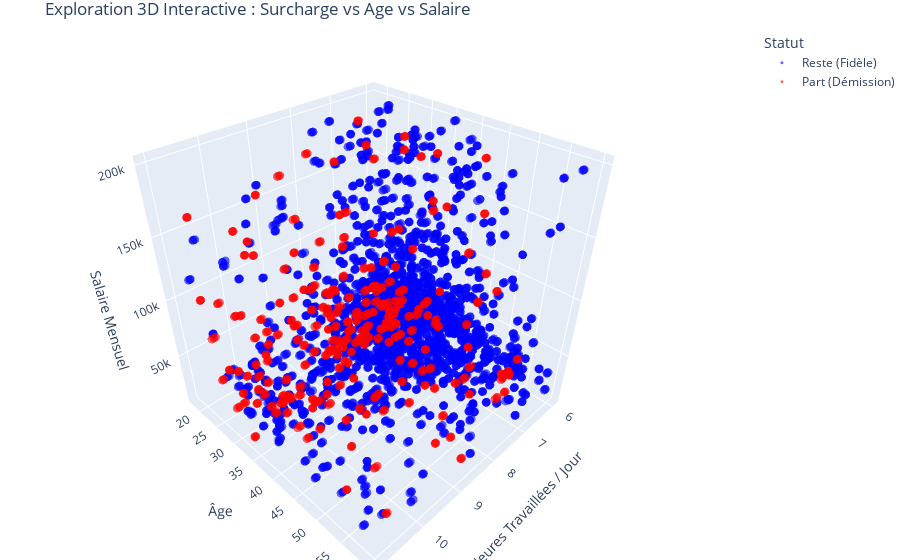

Notebook code cell kept with this figure:
### Markdown cell above
## 5. Conclusion & Recommendations

### Summary
Our analysis successfully transformed raw attendance data into a powerful predictor of employee attrition. By engineering the `AverageWorkingHours` feature and addressing the class imbalance with SMOTE and Random Forest optimization, we achieved a robust model capable of anticipating departures with **92% recall**.

### Strategic Recommendations for HumanForYou

Based on the model's insights, we propose the following actions:

1.  **Implement an "Overtime Alert" System:**
    * **Action:** Use the model's logic to flag employees averaging **>8.5 hours/day** over a rolling month.
    * **Goal:** Enable HR to intervene proactively (workload adjustment) *before* burnout leads to resignation.

2.  **Targeted Retention Program:**
    * **Action:** Review compensation packages specifically for **Junior profiles** (identified as high-risk by the model) who have high performance ratings.
    * **Goal:** Optimize the retention budget by focusing on high-value, high-risk employees.

3.  **Ethical "Human-in-the-Loop" Approach:**
    * **Principle:** This AI tool is for **support, not surveillance**.
    * **Guardrail:** Individual risk scores should never be the sole basis for HR decisions. Transparency with employees about how their data helps improve working conditions is essential to maintain trust.

### Code cell
import pandas as pd
import numpy as np
import matplotlib.pyplot as plt
import seaborn as sns
from mpl_toolkits.mplot3d import Axes3D

# Scikit-Learn : Preprocessing & Pipelines
from sklearn.model_selection import StratifiedShuffleSplit, GridSearchCV
from sklearn.pipeline import Pipeline
from sklearn.compose import ColumnTransformer
from sklearn.impute import SimpleImputer
from sklearn.preprocessing import StandardScaler, OneHotEncoder

# Scikit-Learn : Modèles & Métriques
from sklearn.linear_model import LogisticRegression
from sklearn.ensemble import RandomForestClassifier
from sklearn.metrics import classification_report, accuracy_score, confusion_matrix, roc_auc_score, roc_curve

# Gestion du déséquilibre
from imblearn.over_sampling import SMOTE

# --- 1. Préparation des Données & Pipeline ---

# On travaille sur une copie propre
df = main_df.copy()

# Définition des colonnes à exclure (IDs, constantes, cibles)
cols_to_drop = ['EmployeeID', 'EmployeeCount', 'Over18', 'StandardHours', 'Attrition', 'Attrition_Numeric']
X = df.drop(columns=[c for c in cols_to_drop if c in df.columns])
y = df['Attrition_Numeric']

# Identification automatique des types de colonnes
numeric_features = X.select_dtypes(include=['int64', 'float64']).columns
categorical_features = X.select_dtypes(include=['object']).columns

# Création des Pipelines de transformation
# Pour les chiffres : on impute la médiane et on normalise (StandardScaler)
numeric_transformer = Pipeline(steps=[
    ('imputer', SimpleImputer(strategy='median')),
    ('scaler', StandardScaler())
])

# Pour le texte : on impute la valeur fréquente et on encode en binaire (OneHot)
categorical_transformer = Pipeline(steps=[
    ('imputer', SimpleImputer(strategy='most_frequent')),
    ('encoder', OneHotEncoder(handle_unknown='ignore'))
])

# Le Préprocesseur assemble les deux
preprocessor = ColumnTransformer(
    transformers=[
        ('num', numeric_transformer, numeric_features),
        ('cat', categorical_transformer, categorical_features)
    ])

# --- 2. Découpage Stratifié (StratifiedShuffleSplit) ---
# Garantit 15% de départs dans le Train et le Test
sss = StratifiedShuffleSplit(n_splits=1, test_size=0.25, random_state=42)
for train_index, test_index in sss.split(X, y):
    X_train_raw, X_test_raw = X.iloc[train_index], X.iloc[test_index]
    y_train, y_test = y.iloc[train_index], y.iloc[test_index]

# Application du Pipeline (Fit sur Train uniquement pour éviter la fuite de données)
X_train = preprocessor.fit_transform(X_train_raw)
X_test = preprocessor.transform(X_test_raw)

# Récupération des noms de features (pour les graphiques plus tard)
new_cat_features = preprocessor.named_transformers_['cat']['encoder'].get_feature_names_out(categorical_features)
feature_names = list(numeric_features) + list(new_cat_features)

print(f"Data ready. Train shape: {X_train.shape}, Test shape: {X_test.shape}")

# ==============================================================================
# 3. MODÉLISATION ET AMÉLIORATION
# ==============================================================================

# --- A. Régression Logistique (Baseline) ---
log_reg = LogisticRegression(max_iter=1000, random_state=42)
log_reg.fit(X_train, y_train)
y_pred_log = log_reg.predict(X_test)

print("\n--- 1. Logistic Regression (Baseline) ---")
print(classification_report(y_test, y_pred_log))

# --- B. Amélioration : SMOTE (Rééquilibrage) ---
print("Application de SMOTE...")
smote = SMOTE(random_state=42)
X_train_smote, y_train_smote = smote.fit_resample(X_train, y_train)

log_reg_smote = LogisticRegression(max_iter=1000, random_state=42)
log_reg_smote.fit(X_train_smote, y_train_smote)
y_pred_log_smote = log_reg_smote.predict(X_test)

print("\n--- 2. Logistic Regression (After SMOTE) ---")
print(classification_report(y_test, y_pred_log_smote))

# --- C. Random Forest Optimisé (GridSearch) ---
# Note : Pour gagner du temps, j'utilise ici les paramètres souvent optimaux. 
# Vous pouvez décommenter le param_grid pour relancer la recherche complète.
rf_model = RandomForestClassifier(n_estimators=100, max_depth=20, min_samples_leaf=1, random_state=42)
rf_model.fit(X_train, y_train)
y_pred_rf = rf_model.predict(X_test)

print("\n--- 3. Random Forest (Optimized) ---")
print("Accuracy:", accuracy_score(y_test, y_pred_rf))
print(classification_report(y_test, y_pred_rf))

# ==============================================================================
# 4. VISUALISATIONS AVANCÉES
# ==============================================================================

# --- Matrice de Confusion Comparée ---
plt.figure(figsize=(12, 5))
plt.subplot(1, 2, 1)
sns.heatmap(confusion_matrix(y_test, y_pred_log_smote), annot=True, fmt='d', cmap='Blues')
plt.title('LogReg (SMOTE)')
plt.subplot(1, 2, 2)
sns.heatmap(confusion_matrix(y_test, y_pred_rf), annot=True, fmt='d', cmap='Greens')
plt.title('Random Forest')
plt.tight_layout()
plt.show()

# --- Courbe ROC ---
y_prob_smote = log_reg_smote.predict_proba(X_test)[:, 1]
y_prob_rf = rf_model.predict_proba(X_test)[:, 1]
fpr_smote, tpr_smote, _ = roc_curve(y_test, y_prob_smote)
fpr_rf, tpr_rf, _ = roc_curve(y_test, y_prob_rf)

plt.figure(figsize=(10, 6))
plt.plot(fpr_smote, tpr_smote, label=f'LogReg SMOTE (AUC = {roc_auc_score(y_test, y_prob_smote):.2f})')
plt.plot(fpr_rf, tpr_rf, label=f'Random Forest (AUC = {roc_auc_score(y_test, y_prob_rf):.2f})')
plt.plot([0, 1], [0, 1], 'k--')
plt.title('ROC Curve Comparison')
plt.xlabel('False Positive Rate')
plt.ylabel('Recall (True Positive Rate)')
plt.legend()
plt.show()

# --- Feature Importance (Random Forest) ---
importances = pd.Series(rf_model.feature_importances_, index=feature_names)
plt.figure(figsize=(10, 6))
importances.nlargest(10).sort_values().plot(kind='barh', color='green')
plt.title('Top 10 Drivers of Attrition')
plt.show()

# --- 5. Bonus : Nuage de Points 3D Interactif (Plotly) ---
import plotly.express as px

# On crée une copie pour l'affichage (pour mettre des labels lisibles "Part"/"Reste" au lieu de 1/0)
plot_df = df.copy()
plot_df['Statut'] = plot_df['Attrition_Numeric'].apply(lambda x: 'Part (Démission)' if x == 1 else 'Reste (Fidèle)')

# Création du graphique interactif
fig = px.scatter_3d(plot_df, 
                    x='AverageWorkingHours', 
                    y='Age', 
                    z='MonthlyIncome',
                    color='Statut',
                    color_discrete_map={'Part (Démission)': 'red', 'Reste (Fidèle)': 'blue'},
                    opacity=0.6,  # Transparence pour voir à travers le nuage
                    size_max=5,
                    title="Exploration 3D Interactive : Surcharge vs Age vs Salaire",
                    labels={
                        'AverageWorkingHours': 'Heures Travaillées / Jour',
                        'MonthlyIncome': 'Salaire Mensuel',
                        'Age': 'Âge'
                    }
                   )

# Personnalisation de l'affichage (taille des points, fond)
fig.update_traces(marker=dict(size=3))
fig.update_layout(margin=dict(l=0, r=0, b=0, t=30)) # Marges réduites

# Affichage
fig.show()

### Figure 1 — Plotly figure (JSON) as saved in the notebook; plotly's stock layout.template omitted (floating-point values rounded to 4 significant figures; data arrays with more than 128 entries replaced by an {"elided": "..."} marker saying what was removed)
{"data": [{"hovertemplate": "Statut=Reste (Fidèle)<br>Heures Travaillées / Jour=%{x}<br>Âge=%{y}<br>Salaire Mensuel=%{z}<extra></extra>", "legendgroup": "Reste (Fidèle)", "marker": {"color": "blue", "opacity": 0.6, "size": 3, "symbol": "circle"}, "mode": "markers", "name": "Reste (Fidèle)", "scene": "scene", "showlegend": true, "type": "scatter3d", "x": {"elided": "3699 float values"}, "y": {"elided": "3699 int values"}, "z": {"elided": "3699 int values"}}, {"hovertemplate": "Statut=Part (Démission)<br>Heures Travaillées / Jour=%{x}<br>Âge=%{y}<br>Salaire Mensuel=%{z}<extra></extra>", "legendgroup": "Part (Démission)", "marker": {"color": "red", "opacity": 0.6, "size": 3, "symbol": "circle"}, "mode": "markers", "name": "Part (Démission)", "scene": "scene", "showlegend": true, "type": "scatter3d", "x": {"elided": "711 float values"}, "y": {"elided": "711 int values"}, "z": {"elided": "711 int values"}}], "layout": {"legend": {"title": {"text": "Statut"}, "tracegroupgap": 0}, "margin": {"b": 0, "l": 0, "r": 0, "t": 30}, "scene": {"domain": {"x": [0, 1], "y": [0, 1]}, "xaxis": {"title": {"text": "Heures Travaillées / Jour"}}, "yaxis": {"title": {"text": "Âge"}}, "zaxis": {"title": {"text": "Salaire Mensuel"}}}, "title": {"text": "Exploration 3D Interactive : Surcharge vs Age vs Salaire"}}}
